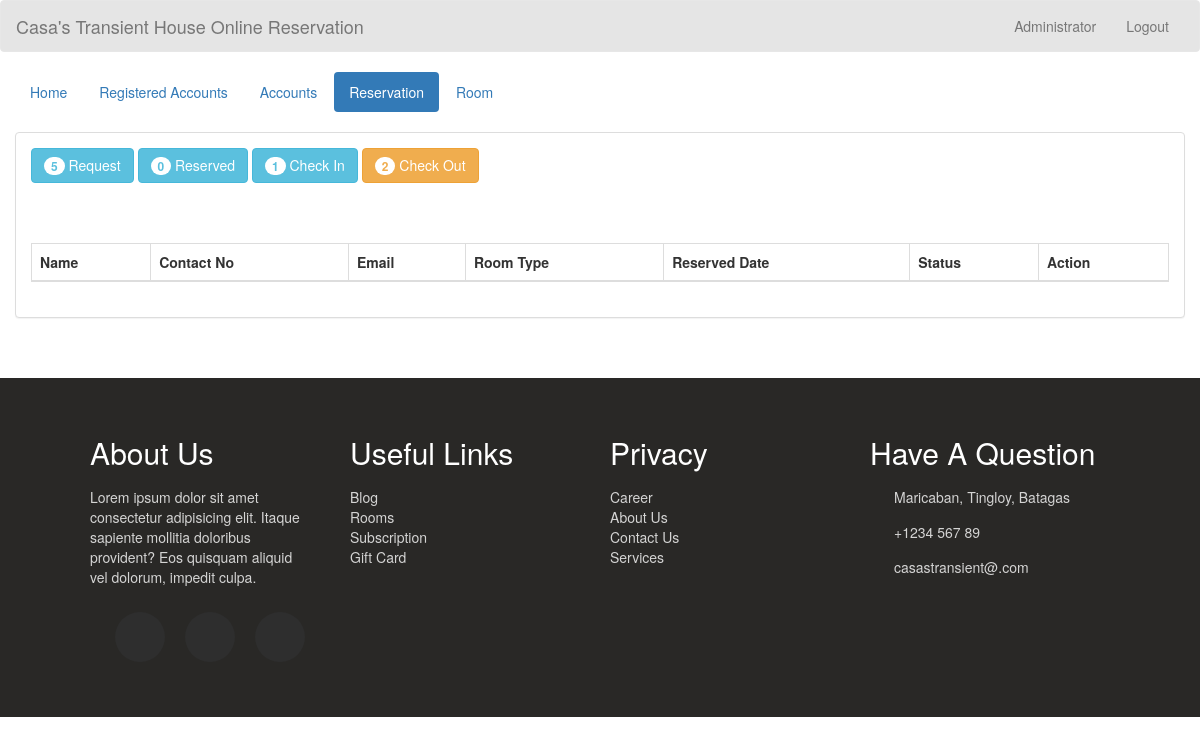
The app's page /admin/reserve.php (signed in), older data.
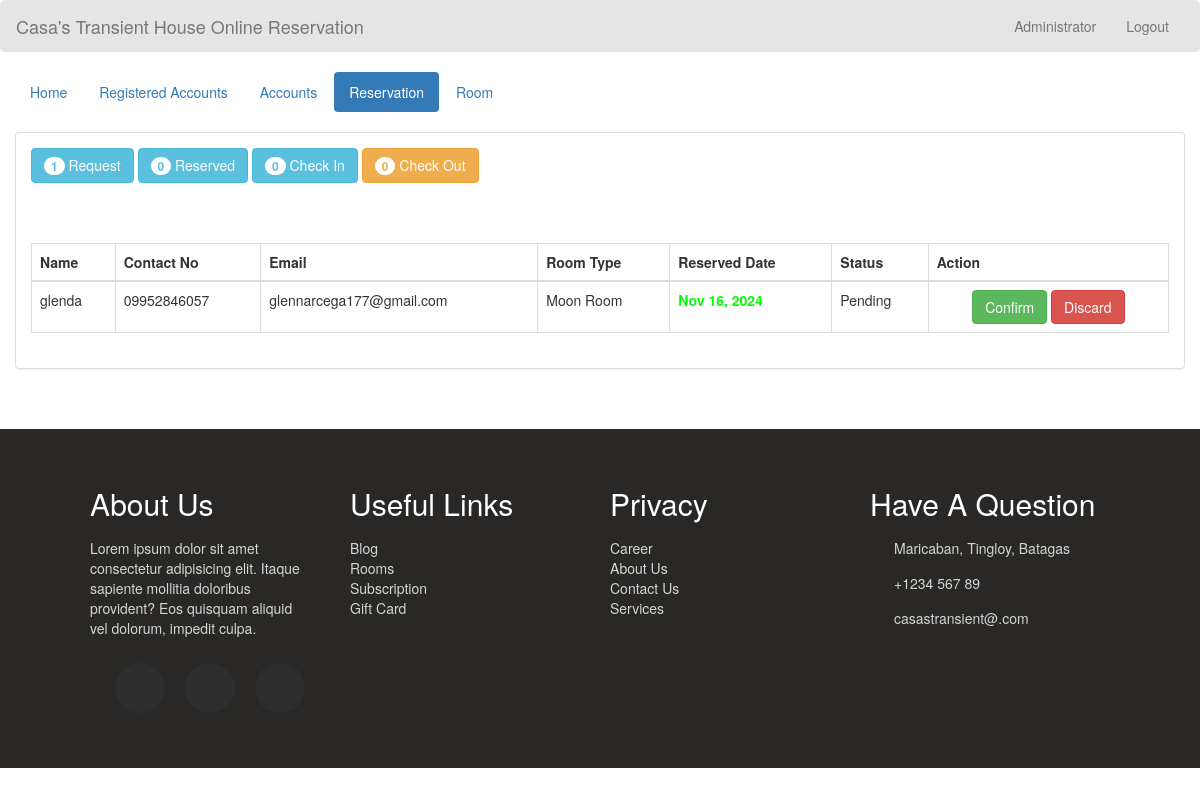
The same page, newer data.
### tables this page shows
CREATE TABLE `transaction` (
  `transaction_id` int(11) NOT NULL,
  `id` varchar(11) NOT NULL,
  `guest_id` int(11) NOT NULL,
  `room_id` int(11) NOT NULL,
  `hotel_name` varchar(200) NOT NULL,
  `room_no` int(5) NOT NULL,
  `status` varchar(20) NOT NULL,
  `days` int(2) NOT NULL,
  `checkin` date NOT NULL,
  `checkin_time` time NOT NULL,
  `checkout` date NOT NULL,
  `checkout_time` time NOT NULL,
  `bill` varchar(10) NOT NULL
);

CREATE TABLE `guest` (
  `guest_id` int(11) NOT NULL,
  `name` varchar(50) NOT NULL,
  `address` varchar(50) NOT NULL,
  `contactno` varchar(13) NOT NULL,
  `email` varchar(100) NOT NULL
);

CREATE TABLE `room` (
  `room_id` int(11) NOT NULL,
  `hotel_name` varchar(200) NOT NULL,
  `room_type` varchar(50) NOT NULL,
  `room_number` varchar(100) NOT NULL,
  `price` varchar(11) NOT NULL,
  `descr` varchar(200) NOT NULL,
  `photo` varchar(100) NOT NULL
);

### admin_query/name.php (called while the page is built)
<?php
	require '../connection/connect.php';
	$query = $conn->query("SELECT * FROM `admin` WHERE `admin_id` = '$_SESSION[admin_id]'") or die(mysqli_error());
	$fetch = $query->fetch_array();
	$name = $fetch['name'];
?>

### admin/reserve.php (the view, shortened to what this page needs)
<!DOCTYPE html>
<?php
	require '../admin_query/name.php';
?>
<html lang = "en">
	<head>
		<link rel = "stylesheet" type = "text/css" href = "../css/bootstrap.css " />
		<link rel = "stylesheet" type = "text/css" href = "../css/style.css" />
        <link rel="stylesheet" type="text/css" href="../sendemail/css/bootstrap.css"/>
		<link rel="stylesheet"  type="text/css" href="../css/css_footer.css">
	</head>
<body>
	<nav style = "background-color:rgba(0, 0, 0, 0.1);" class = "navbar navbar-default">
		<div  class = "container-fluid">
			<div class = "navbar-header">
				<a class = "navbar-brand" >Casa's Transient House Online Reservation</a>
			</div>
			<ul class = "nav navbar-nav pull-right ">
				<li class = "dropdown">
					<a class="dropdown-toggle" data-toggle="dropdown" role="button" aria-haspopup="true" aria-expanded="false"></i> <?php echo $name;?></a>
				</li>
				<li><a href = "index.php">Logout</a></li>
			</ul>
		</div>
	</nav>
	<div class = "container-fluid">
		<ul class = "nav nav-pills">
			<li><a href = "home.php">Home</a></li>
			<li class = ""><a href = "registered_user.php">Registered Accounts</a></li>
			<li><a href = "account.php">Accounts</a></li>
			<li class = "active"><a href = "reserve.php">Reservation</a></li>
			<li><a href = "room.php">Room</a></li>
		</ul>
	</div>
	<br />
	<div class = "container-fluid">
		<div class = "panel panel-default">
			<?php
				$q_p = $conn->query("SELECT COUNT(*) as total FROM `transaction` WHERE `status` = 'Pending'") or die(mysqli_error());
				$f_p = $q_p->fetch_array();
				$q_c = $conn->query("SELECT COUNT(*) as total FROM `transaction` WHERE `status` = 'Reserved'") or die(mysqli_error());
				$f_c = $q_c->fetch_array();
				$q_ci = $conn->query("SELECT COUNT(*) as total FROM `transaction` WHERE `status` = 'Check In'") or die(mysqli_error());
				$f_ci = $q_ci->fetch_array();
				$q_cw = $conn->query("SELECT COUNT(*) as total FROM `transaction` WHERE `status` = 'Check Out'") or die(mysqli_error());
				$f_cw = $q_cw->fetch_array();
			?>
			<div class = "panel-body">
				<a class = "btn btn-info" href="reserve.php"><span class = "badge"><?php echo $f_p['total']?></span> Request</a>
				<a class = "btn btn-info" href="reserve1.php"><span class = "badge"><?php echo $f_c['total']?></span> Reserved</a>
				<a class = "btn btn-info" href = "checkin.php"><span class = "badge"><?php echo $f_ci['total']?></span> Check In</a>
				<a class = "btn btn-warning" href = "checkout.php"><span class = "badge"><?php echo $f_cw['total']?></span> Check Out</a>
				<br />
				<br />
				<br />
				<br />
				<table id = "table" class = "table table-bordered">
					<thead>
						<tr>
							<th>Name</th>
							<th>Contact No</th>
							<th>Email</th>
							<th>Room Type</th>
							<th>Reserved Date</th>
							<th>Status</th>
							<th>Action</th>
						</tr>
					</thead>
					<tbody>
						<?php
							$query = $conn->query("SELECT * FROM `transaction` NATURAL JOIN `guest` NATURAL JOIN `room` WHERE `status` = 'Pending'") or die(mysqli_error());
							while($fetch = $query->fetch_array()){
						?>
						<tr>
							<td><?php echo $fetch['name']?></td>
							<td><?php echo $fetch['contactno']?></td>
							<td><?php echo $fetch['email']?></td>
							<td><?php echo $fetch['room_type']?></td>
							<td><strong><?php if($fetch['checkin'] <= date("Y-m-d", strtotime("+8 HOURS"))){echo "<label style = 'color:#ff0000;'>".date("M d, Y", strtotime($fetch['checkin']))."</label>";}else{echo "<label style = 'color:#00ff00;'>".date("M d, Y", strtotime($fetch['checkin']))."</label>";}?></strong></td>
							<td><?php echo $fetch['status']?></td>
							<td><center><a class = "btn btn-success" href = "sendtoemail.php?transaction_id=<?php echo $fetch['transaction_id']?>"> Confirm</a> <a class = "btn btn-danger" href = "sendtoemail_discard.php?transaction_id=<?php echo $fetch['transaction_id']?>"> Discard</a>
						</tr>
						<?php
							}
						?>
					</tbody>
				</table>
			</div>
		</div>
	</div>
	<br />
	<br />
	<footer class = "footer">
            <div class = "footer-container">
                <div>
                    <h2>About Us </h2>
                    <p>Lorem ipsum dolor sit amet consectetur adipisicing elit. Itaque sapiente mollitia doloribus provident? Eos quisquam aliquid vel dolorum, impedit culpa.</p>
                    <ul class = "social-icons">
                        <li class = "flex">
                        </li>
                        <li class = "flex">
                        </li>
                        <li class = "flex">
                        </li>
                    </ul>
                </div>
                <div>
                    <h2>Useful Links</h2>
                    <a href = "#">Blog</a>
                    <a href = "#">Rooms</a>
                    <a href = "#">Subscription</a>
                    <a href = "#">Gift Card</a>
                </div>
                <div>
                    <h2>Privacy</h2>
                    <a href = "#">Career</a>
                    <a href = "#">About Us</a>
                    <a href = "#">Contact Us</a>
                    <a href = "#">Services</a>
                </div>
                <div>
                    <h2>Have A Question</h2>
                    <div class = "contact-item">
                        <span>
                             Maricaban, Tingloy, Batagas
                        </span>
                    </div>
                    <div class = "contact-item">
                        <span>
                            +1234 567 89
                        </span>
                    </div>
                    <div class = "contact-item">
                        <span>
                            casastransient@.com
                        </span>
                    </div>
                </div>
            </div>
        </footer>
</body>
</html>

### css/css_footer.css (style rules this page uses)
:root { --transition: all 0.7s ease; --yellow: #f9d342; --dark: #292826; }
html { scroll-behavior: smooth; }
.flex { display: flex; flex-direction: column; justify-content: center; align-items: center; }
h1, h2, h3, h4, h5, h6 { padding: 8px 0; }
.footer { background: var(--dark); color: #fff; text-align: center; }
.footer-container { width: 85vw; margin: 0 auto; padding: 30px 0; }
.footer-container p, .footer-container a, .footer-container span { opacity: 0.8; }
.footer a { display: block; color: #fff; text-decoration: none; }
.social-icons { list-style: none; display: flex; justify-content: center; padding: 15px 0; }
.social-icons li { margin: 0 10px; width: 50px; height: 50px; background: #2e2e2e; border-radius: 50%; transition: var(--transition); cursor: pointer; }
.contact-item span { display: block; }
@media (min-width: 900px) { .footer-container { display: grid; grid-template-columns: repeat(2, 1fr); grid-gap: 20px; } }
@media (min-width: 1170px) { .footer { text-align: left; } }
@media (min-width: 1170px) { .footer-container { grid-template-columns: repeat(4, 1fr); } }
@media (min-width: 1170px) { .footer-container div:nth-child(1) p { padding-right: 20px; } }
@media (min-width: 1170px) { .contact-item { display: grid; grid-template-columns: 10% 90%; margin-bottom: 15px; align-items: center; } }

Row changes from the older to the newer data that the page shows:
added transaction: guest.name "glenda", guest.contactno "09952846057", guest.email "glennarcega177@gmail.com", room.room_type "Moon Room", checkin "Nov 16, 2024", status "Pending"
Text that changed along with them:
$f_p['total']: "5" → "1"
$f_ci['total']: "1" → "0"
$f_cw['total']: "2" → "0"
